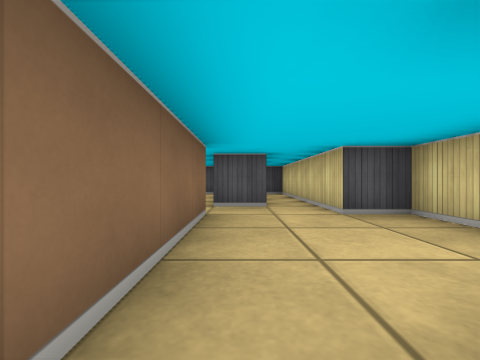
View 1 (above)

16 first-person views from a walk through a cub3D level. The camera is about half as high as the walls, looks level and sees 90° across. The floor is counted in squares. Each view is taken from the middle of a square. On the plan, view 1 faces up. The plan holds only what a view shows up to about 9 squares ahead; the rest is blank.

View 2
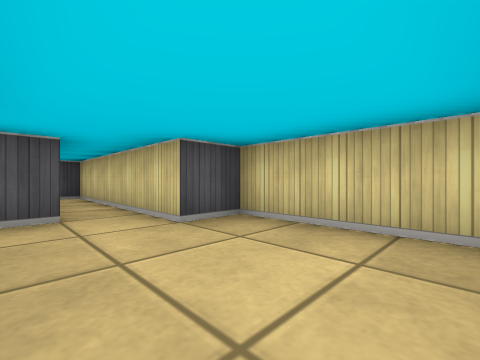

View 3
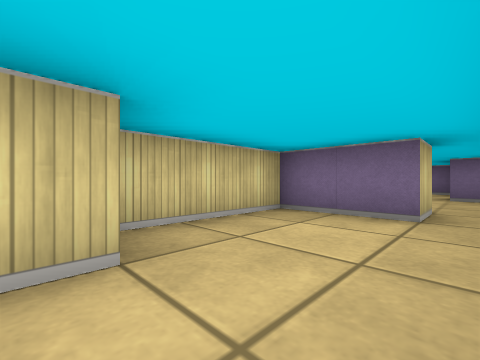

View 4
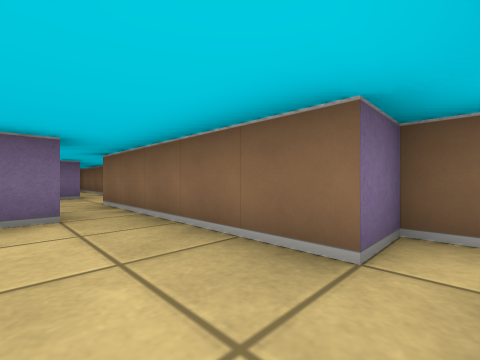

View 5
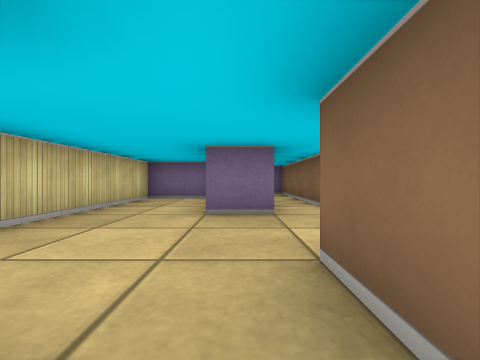

View 6
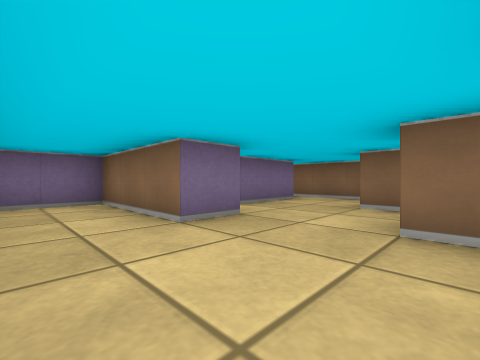

View 7
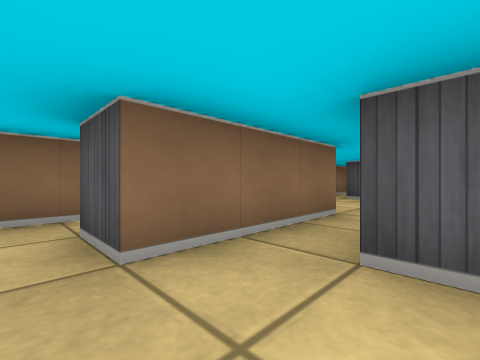

View 8
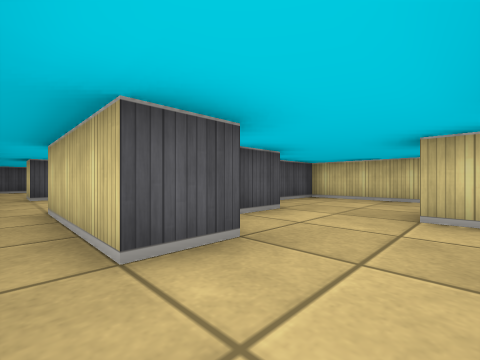

View 9
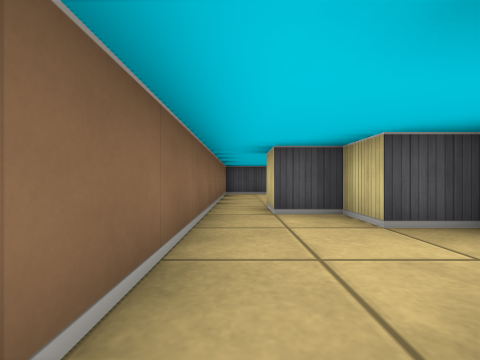

View 10
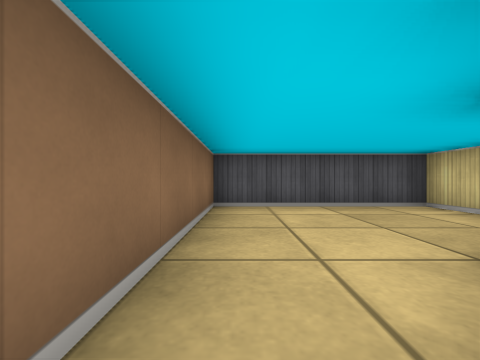

View 11
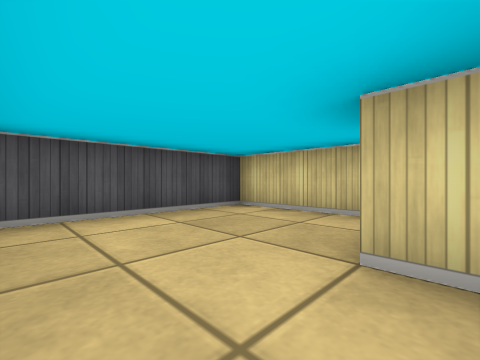

View 12
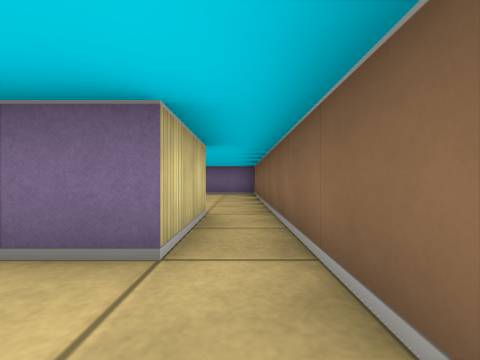

View 13
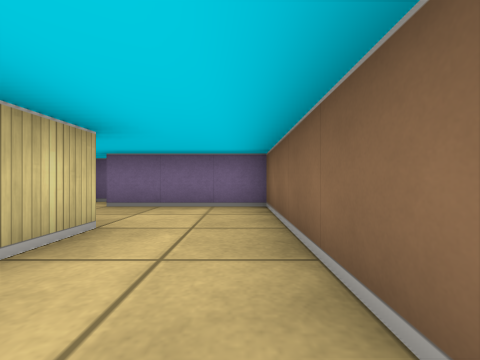

View 14
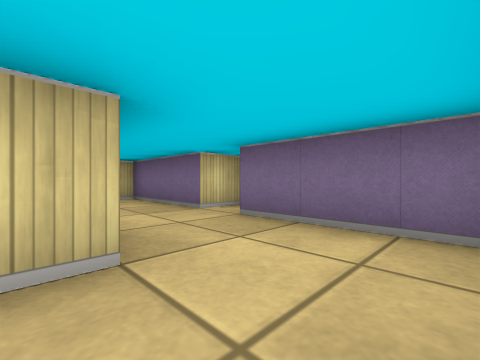

View 15
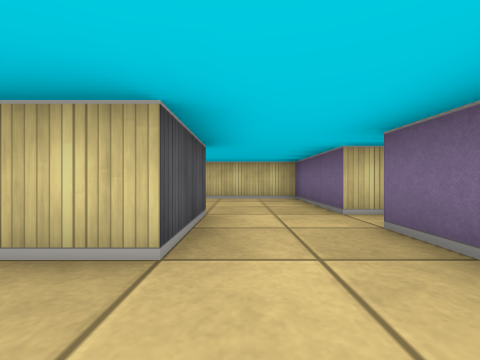

View 16
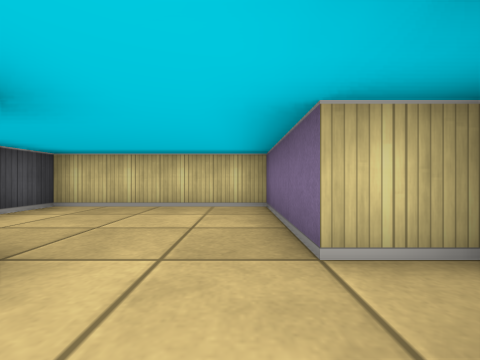

### Floor plan
Points are (right, up) in squares from view 1. A wall is a line through its corners. A room is listed if a view was taken in it or the views show most of it. See-through windows are left out.
Room 1 (views 1, 2, 3, 4, 5)
walls: (0.5, 4.5) (-0.5, 4.5); (-1.5, 4) (-1.5, 3.5) (-0.5, 3.5) (-0.5, -0.5); (0.5, -0.5) (0.5, 0.5) (2.5, 0.5) (2.5, 3.5) (1.5, 3.5) (1.5, 8.5) (0.9, 8.5)
ways out: opening at (0, 0) to room 2; opening at (-1, 5) to room 4
Room 2 (views 6, 7)
walls: (-0.5, -4) (-0.5, -3.5) (0.5, -3.5) (0.5, -6.5) (2.5, -6.5) (2.5, -0.5) (0.9, -0.5); (-0.5, -0.5) (-0.5, -1.5) (-1.5, -1.5); (-3.5, -4.5) (-1.5, -4.5) (-1.5, -7.4); (-2.5, 0.5) (-2.5, -2.5) (-3.5, -2.5)
ways out: opening at (0, 0) to room 1; opening at (-3, -3.5) to room 3; opening at (-2, -0.5) to room 3; opening at (-1, -7) to room 5
Room 3 (views 8, 9, 12)
walls: (-4.5, -2.2) (-4.5, -6.6); (-3.5, -2.5) (-3.5, 0.5); (-4.5, 3.5) (-4.5, 0.5); (-1.5, 2.5) (-2.5, 2.5) (-2.5, 3.5) (-3.5, 3.5); (-3.5, -6.5) (-3.5, -4.5)
ways out: opening at (-3, -3.5) to room 2; opening at (-2, -0.5) to room 2; opening at (-4, 4) to room 4; opening at (-4, -7) to room 5
Room 4 (views 10, 11)
walls: (-2.5, 5) (-2.5, 5.5); (-0.5, 6.1) (-0.5, 8.5) (-4.5, 8.5) (-4.5, 3.5); (-3.5, 3.5) (-3.5, 4.5)
ways out: opening at (-1, 5) to room 1; opening at (-4, 4) to room 3
Room 5 (views 13, 14, 15, 16)
walls: (-0.5, -9.5) (-2.5, -9.5) (-2.5, -8.5); (-0.5, -12.5) (-0.5, -11.5) (2.5, -11.5) (2.5, -7.5) (1.5, -7.5); (-1.5, -7.4) (-1.5, -8.4); (-4.5, -6.6) (-4.5, -11.5) (-1.5, -11.5)
ways out: opening at (-1, -7) to room 2; opening at (-4, -7) to room 3

Where each view was taken, in squares from view 1:
view 1: 0 up, 0 right, facing up
view 2: 1 up, 0 right, facing up-right
view 3: 4 up, 0 right, facing down-right
view 4: 4 up, 1 right, facing down-left
view 5: 0 up, 0 right, facing down
view 6: 1 down, 2 right, facing down-left
view 7: 3 down, 1 left, facing up-left
view 8: 4 down, 4 left, facing up-right
view 9: 0 up, 4 left, facing up
view 10: 4 up, 4 left, facing up
view 11: 5 up, 4 left, facing up-right
view 12: 3 down, 4 left, facing down
view 13: 7 down, 4 left, facing down
view 14: 9 down, 4 left, facing down-right
view 15: 10 down, 4 left, facing right
view 16: 11 down, 2 left, facing right
